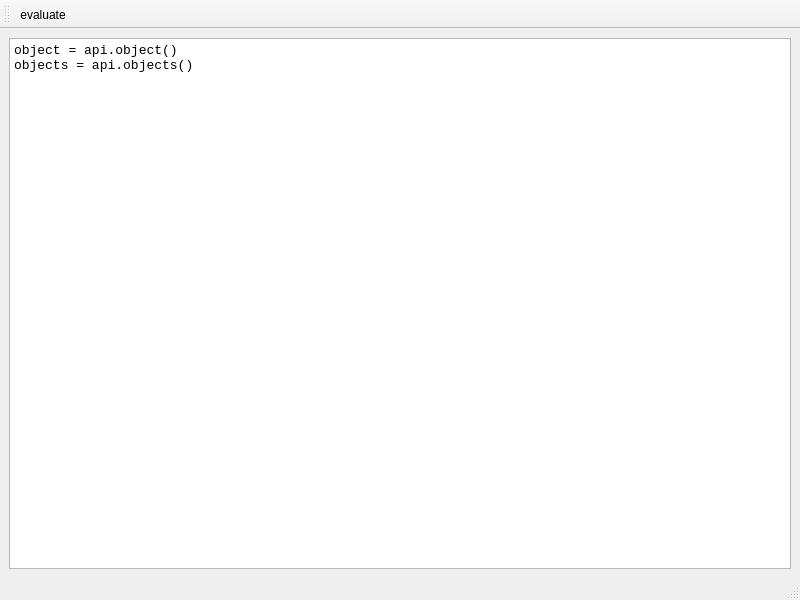
<?xml version="1.0" encoding="UTF-8"?>
<ui version="4.0">
 <class>MainWindow</class>
 <widget class="QMainWindow" name="MainWindow">
  <property name="geometry">
   <rect>
    <x>0</x>
    <y>0</y>
    <width>800</width>
    <height>600</height>
   </rect>
  </property>
  <property name="windowTitle">
   <string>MainWindow</string>
  </property>
  <widget class="QWidget" name="centralwidget">
   <layout class="QVBoxLayout" name="verticalLayout">
    <item>
     <widget class="QTextEdit" name="textEdit">
      <property name="font">
       <font>
        <family>Consolas</family>
        <pointsize>10</pointsize>
       </font>
      </property>
      <property name="html">
       <string>&lt;!DOCTYPE HTML PUBLIC &quot;-//W3C//DTD HTML 4.0//EN&quot; &quot;http://www.w3.org/TR/REC-html40/strict.dtd&quot;&gt;
&lt;html&gt;&lt;head&gt;&lt;meta name=&quot;qrichtext&quot; content=&quot;1&quot; /&gt;&lt;style type=&quot;text/css&quot;&gt;
p, li { white-space: pre-wrap; }
&lt;/style&gt;&lt;/head&gt;&lt;body style=&quot; font-family:'Consolas'; font-size:10pt; font-weight:400; font-style:normal;&quot;&gt;
&lt;p style=&quot; margin-top:0px; margin-bottom:0px; margin-left:0px; margin-right:0px; -qt-block-indent:0; text-indent:0px;&quot;&gt;&lt;span style=&quot; font-family:'Consolas';&quot;&gt;object = api.object()&lt;/span&gt;&lt;/p&gt;
&lt;p style=&quot; margin-top:0px; margin-bottom:0px; margin-left:0px; margin-right:0px; -qt-block-indent:0; text-indent:0px;&quot;&gt;&lt;span style=&quot; font-family:'Consolas';&quot;&gt;objects = api.objects()&lt;/span&gt;&lt;/p&gt;&lt;/body&gt;&lt;/html&gt;</string>
      </property>
     </widget>
    </item>
   </layout>
  </widget>
  <widget class="QMenuBar" name="menubar">
   <property name="geometry">
    <rect>
     <x>0</x>
     <y>0</y>
     <width>800</width>
     <height>21</height>
    </rect>
   </property>
  </widget>
  <widget class="QStatusBar" name="statusbar"/>
  <widget class="QToolBar" name="toolBar">
   <property name="windowTitle">
    <string>toolBar</string>
   </property>
   <attribute name="toolBarArea">
    <enum>TopToolBarArea</enum>
   </attribute>
   <attribute name="toolBarBreak">
    <bool>false</bool>
   </attribute>
   <addaction name="actionevaluate"/>
  </widget>
  <action name="actionevaluate">
   <property name="text">
    <string>evaluate</string>
   </property>
  </action>
 </widget>
 <resources/>
 <connections/>
</ui>
